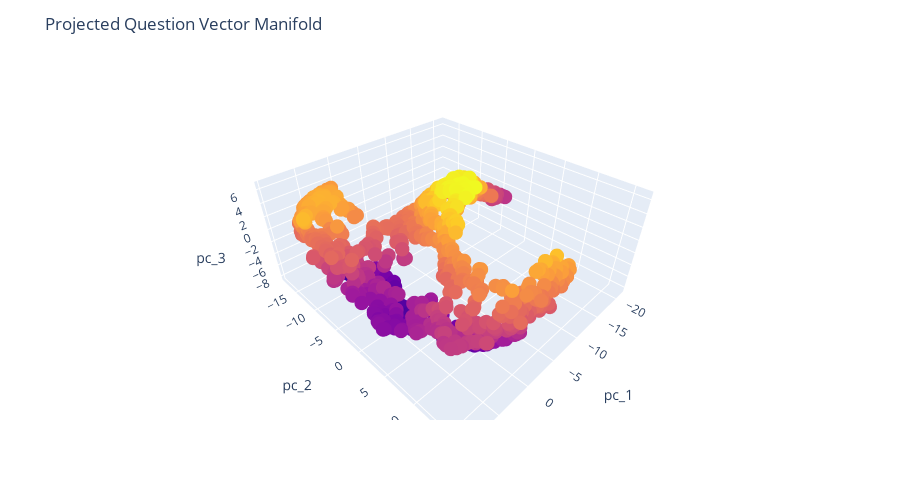

Source (notebook cell):
### Markdown cell above
### Project Sentence Vectors

### Code cell
tsne = TSNE(n_components=3, metric='cosine')
question_proj = tsne.fit_transform(question_enc)

df = pd.DataFrame({
    'sentence': question_str,
    'vector': [x for x in question_enc],
    'label': labels,
    'pc_1': question_proj[:, 0],
    'pc_2': question_proj[:, 1],
    'pc_3': question_proj[:, 2],
})

fig = px.scatter_3d(
    df, x='pc_1', y='pc_2', z='pc_3', color='pc_3', 
    hover_data=['sentence'])
fig.update_traces(marker_size=5)
fig.layout.coloraxis.showscale = False
fig.update_layout(
    title='Projected Question Vector Manifold',
    height=500,
    showlegend=False
)
fig.show()

### Figure 1 — Plotly figure (JSON) as saved in the notebook; plotly's stock layout.template omitted (floating-point values rounded to 4 significant figures; data arrays with more than 128 entries replaced by an {"elided": "..."} marker saying what was removed)
{"data": [{"customdata": {"elided": "1024x1 str values"}, "hovertemplate": "pc_1=%{x}<br>pc_2=%{y}<br>pc_3=%{marker.color}<br>sentence=%{customdata[0]}<extra></extra>", "legendgroup": "", "marker": {"color": {"elided": "1024 float values"}, "coloraxis": "coloraxis", "size": 5, "symbol": "circle"}, "mode": "markers", "name": "", "scene": "scene", "showlegend": false, "type": "scatter3d", "x": {"elided": "1024 float values"}, "y": {"elided": "1024 float values"}, "z": {"elided": "1024 float values"}}], "layout": {"coloraxis": {"colorbar": {"title": {"text": "pc_3"}}, "colorscale": [[0, "#0d0887"], [0.1111, "#46039f"], [0.2222, "#7201a8"], [0.3333, "#9c179e"], [0.4444, "#bd3786"], [0.5556, "#d8576b"], [0.6667, "#ed7953"], [0.7778, "#fb9f3a"], [0.8889, "#fdca26"], [1, "#f0f921"]], "showscale": false}, "height": 500, "legend": {"tracegroupgap": 0}, "margin": {"t": 60}, "scene": {"domain": {"x": [0, 1], "y": [0, 1]}, "xaxis": {"title": {"text": "pc_1"}}, "yaxis": {"title": {"text": "pc_2"}}, "zaxis": {"title": {"text": "pc_3"}}}, "showlegend": false, "title": {"text": "Projected Question Vector Manifold"}}}
